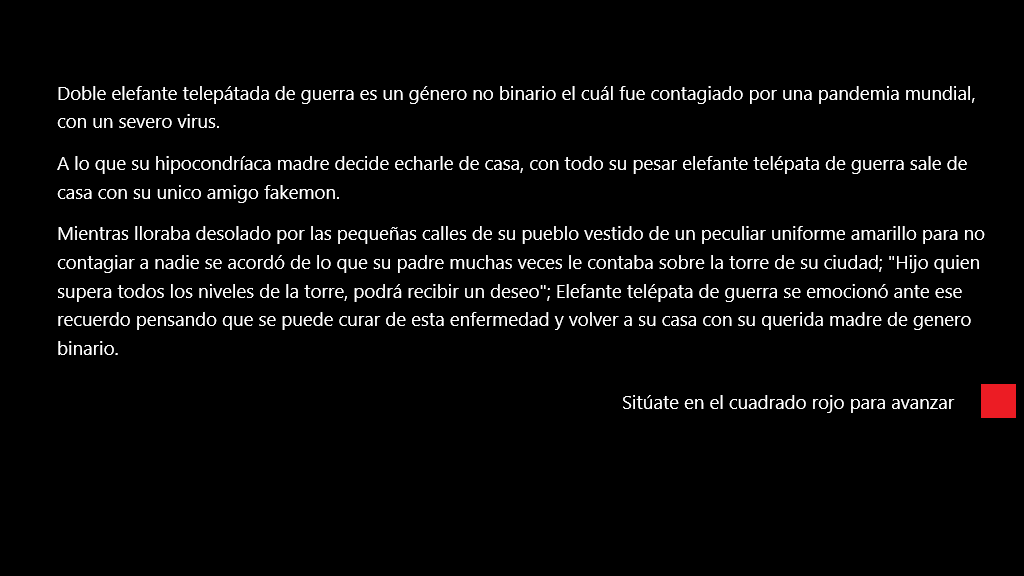

The image is a tile-based game level rendered from a .tmx file. Its description and source (layers, tilesets, objects; grid data summarised) follow:
An orthogonal 32x18 tile map with 32x32 px tiles, 2 tile layers (Nivel, Muros Invisibles), 2 tilesets.

<map version="1.2" tiledversion="1.3.4" orientation="orthogonal" renderorder="right-down" width="32" height="18" tilewidth="32" tileheight="32" infinite="0" nextlayerid="3" nextobjectid="1">
 <tileset firstgid="1" source="historia.tsx" />
 <tileset firstgid="2" source="historia.M.tsx" />
 <layer id="1" name="Nivel" width="32" height="18">
  <data>[576 cells, 1 non-empty, 1 distinct tile ids]</data>
 </layer>
 <layer id="2" name="Muros Invisibles" width="32" height="18">
  <data>[576 cells, 95 non-empty, 95 distinct tile ids]</data>
 </layer>
</map>
